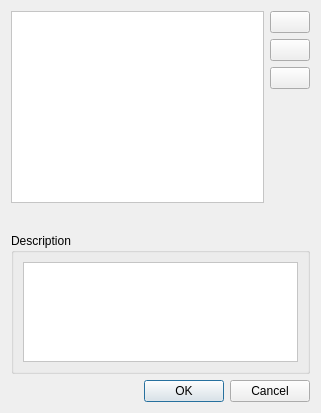
<?xml version="1.0" encoding="UTF-8"?>
<ui version="4.0">
 <class>SelectStyleDlg</class>
 <widget class="QDialog" name="SelectStyleDlg">
  <property name="geometry">
   <rect>
    <x>0</x>
    <y>0</y>
    <width>321</width>
    <height>413</height>
   </rect>
  </property>
  <property name="minimumSize">
   <size>
    <width>242</width>
    <height>0</height>
   </size>
  </property>
  <property name="maximumSize">
   <size>
    <width>16777215</width>
    <height>16777215</height>
   </size>
  </property>
  <property name="windowTitle">
   <string>Styles</string>
  </property>
  <layout class="QVBoxLayout" name="verticalLayout_3">
   <item>
    <layout class="QHBoxLayout" name="horizontalLayout">
     <item>
      <widget class="QListWidget" name="styleList">
       <property name="sizePolicy">
        <sizepolicy hsizetype="Expanding" vsizetype="Preferred">
         <horstretch>0</horstretch>
         <verstretch>0</verstretch>
        </sizepolicy>
       </property>
       <property name="styleSheet">
        <string notr="true">background-color: white;</string>
       </property>
      </widget>
     </item>
     <item>
      <layout class="QVBoxLayout" name="verticalLayout_2">
       <item>
        <widget class="QPushButton" name="newButton">
         <property name="text">
          <string/>
         </property>
         <property name="icon">
          <iconset resource="postnote.qrc">
           <normaloff>:/PostNote/Resources/plus.png</normaloff>:/PostNote/Resources/plus.png</iconset>
         </property>
        </widget>
       </item>
       <item>
        <widget class="QPushButton" name="deleteButton">
         <property name="text">
          <string/>
         </property>
         <property name="icon">
          <iconset resource="postnote.qrc">
           <normaloff>:/PostNote/Resources/minus.png</normaloff>:/PostNote/Resources/minus.png</iconset>
         </property>
        </widget>
       </item>
       <item>
        <widget class="QPushButton" name="editButton">
         <property name="text">
          <string/>
         </property>
         <property name="icon">
          <iconset resource="postnote.qrc">
           <normaloff>:/PostNote/Resources/pencil.png</normaloff>:/PostNote/Resources/pencil.png</iconset>
         </property>
        </widget>
       </item>
       <item>
        <spacer name="verticalSpacer">
         <property name="orientation">
          <enum>Qt::Orientation::Vertical</enum>
         </property>
         <property name="sizeHint" stdset="0">
          <size>
           <width>20</width>
           <height>40</height>
          </size>
         </property>
        </spacer>
       </item>
      </layout>
     </item>
    </layout>
   </item>
   <item>
    <spacer name="verticalSpacer_2">
     <property name="orientation">
      <enum>Qt::Orientation::Vertical</enum>
     </property>
     <property name="sizeHint" stdset="0">
      <size>
       <width>20</width>
       <height>24</height>
      </size>
     </property>
    </spacer>
   </item>
   <item>
    <widget class="QGroupBox" name="groupBox">
     <property name="sizePolicy">
      <sizepolicy hsizetype="Preferred" vsizetype="Maximum">
       <horstretch>0</horstretch>
       <verstretch>0</verstretch>
      </sizepolicy>
     </property>
     <property name="title">
      <string>Description</string>
     </property>
     <layout class="QVBoxLayout" name="verticalLayout">
      <item>
       <widget class="QTextEdit" name="descriptionEdit">
        <property name="sizePolicy">
         <sizepolicy hsizetype="Expanding" vsizetype="Fixed">
          <horstretch>0</horstretch>
          <verstretch>0</verstretch>
         </sizepolicy>
        </property>
        <property name="maximumSize">
         <size>
          <width>16777215</width>
          <height>100</height>
         </size>
        </property>
        <property name="styleSheet">
         <string notr="true">background-color: white;</string>
        </property>
        <property name="readOnly">
         <bool>true</bool>
        </property>
       </widget>
      </item>
     </layout>
    </widget>
   </item>
   <item>
    <widget class="QDialogButtonBox" name="buttonBox">
     <property name="sizePolicy">
      <sizepolicy hsizetype="Expanding" vsizetype="Fixed">
       <horstretch>0</horstretch>
       <verstretch>0</verstretch>
      </sizepolicy>
     </property>
     <property name="orientation">
      <enum>Qt::Orientation::Horizontal</enum>
     </property>
     <property name="standardButtons">
      <set>QDialogButtonBox::StandardButton::Cancel|QDialogButtonBox::StandardButton::Ok</set>
     </property>
    </widget>
   </item>
  </layout>
 </widget>
 <resources>
  <include location="postnote.qrc"/>
 </resources>
 <connections>
  <connection>
   <sender>buttonBox</sender>
   <signal>accepted()</signal>
   <receiver>SelectStyleDlg</receiver>
   <slot>accept()</slot>
   <hints>
    <hint type="sourcelabel">
     <x>248</x>
     <y>254</y>
    </hint>
    <hint type="destinationlabel">
     <x>157</x>
     <y>274</y>
    </hint>
   </hints>
  </connection>
  <connection>
   <sender>buttonBox</sender>
   <signal>rejected()</signal>
   <receiver>SelectStyleDlg</receiver>
   <slot>reject()</slot>
   <hints>
    <hint type="sourcelabel">
     <x>316</x>
     <y>260</y>
    </hint>
    <hint type="destinationlabel">
     <x>286</x>
     <y>274</y>
    </hint>
   </hints>
  </connection>
 </connections>
</ui>
